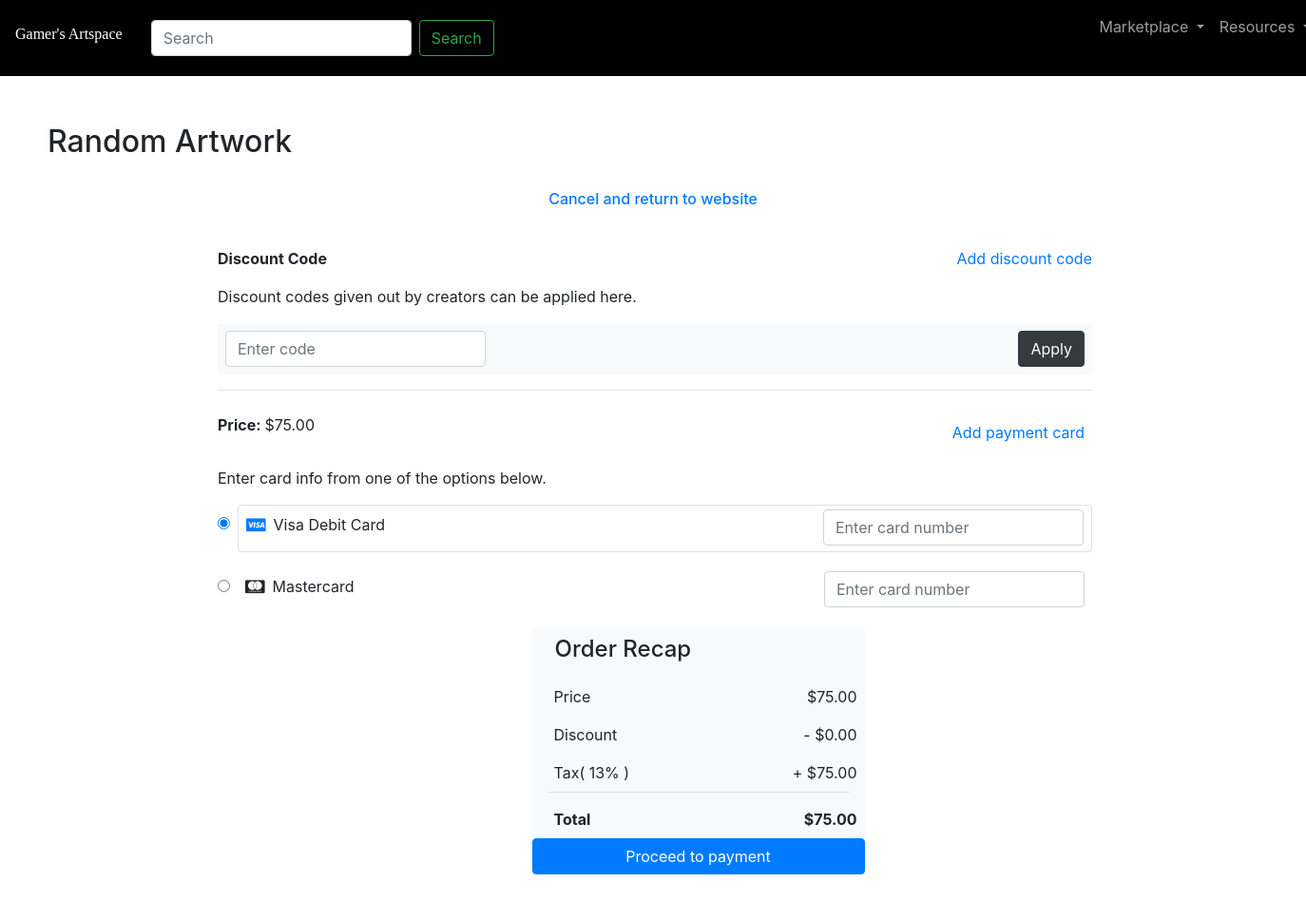
/art/5/, run on the app's committed database.
### Art/models.py (models this page shows, shortened)
class artWork (models.Model):
    title = models.CharField(max_length=100)
    creator = models.ForeignKey(User,on_delete=models.CASCADE)
    description = models.TextField()
    Price = models.DecimalField(max_digits=4,decimal_places=2)
    image = models.ImageField()
    date_posted = models.DateTimeField(default=timezone.now)
    creator_email = models.TextField(default='')

### Art/views.py (the view)
# urls.py: path('art/<int:pk>/', ArtDetailView.as_view(), name='artwork-detail'),
class ArtDetailView(DetailView):
    model = artWork

### Art/templates/Art/artwork_detail.html
{%  extends "Art/base.html" %}
{% load static %}
{% load django_template_maths %}
{% block content %}
    <div class = "section-header">
        <h2 id = "AllArt">{{ object.title }}</h2>
    </div>
    <div class="container rounded bg-white">
    <div class="row d-flex justify-content-center pb-5">
            <div class="py-4 d-flex justify-content-end">
                <h6><a href="{% url 'artwork-home' %}">Cancel and return to website</a></h6>
            </div>
        <div class="col-sm-10 col-md-10 ml-1">
            <div class="d-flex pt-2">
                <div>
                    <p><b>Discount Code</b></p>
                </div>
                <div class="ml-auto">
                    <p class="text-primary">Add discount code</p>
                </div>
            </div>
            <p>Discount codes given out by creators can be applied here.</p>
            <div class="rounded bg-light d-flex">
                <div class="p-2"><input type="email" class="form-control" id="exampleInputEmail1" aria-describedby="emailHelp" placeholder="Enter code"></div>
                <div class="ml-auto p-2">
                    <button type="button" class="btn btn-dark">Apply</button>
                </div>
            </div>
            <hr>
            <div class="pt-2">
                <div class="d-flex">
                    <div>
                        <p><b>Price: </b><span class="green">${{ object.Price }}</span></p>
                    </div>
                    <div class="ml-auto p-2">
                        <p class="text-primary">Add payment card</p>
                    </div>
                </div>
                <p> Enter card info from one of the options below. </p>
                <form class="pb-3">
                    <div class="d-flex flex-row align-content-center">
                        <div class="pt-2 pr-2"><input type="radio" name="radio1" id="r1" checked></div>
                        <div class="rounded border d-flex w-100 px-2">
                            <div class="pt-2">
                                <p><i class="fa fa-cc-visa text-primary pr-2"></i>Visa Debit Card</p>
                            </div>
                            <div class="ml-auto pt-1"><input type="email" class="form-control" id="exampleInputEmail1" aria-describedby="emailHelp" placeholder="Enter card number"></div>
                        </div>
                    </div>
                </form>
                <form class="pb-3">
                    <div class="d-flex flex-row w-100">
                        <div class="pt-2 pr-2"><input type="radio" name="radio2" id="r2"></div>
                        <div class="rounded d-flex w-100 px-2">
                            <div class="pt-2">
                                <p><i class="fa fa-cc-mastercard pr-2"></i>Mastercard</p>
                            </div>
                            <div class="ml-auto pt-1"><input type="email" class="form-control" id="exampleInputEmail1" aria-describedby="emailHelp" placeholder="Enter card number"></div>
                        </div>
                    </div>
                </form>
            </div>
        </div>
        <div class="col-sm-3 col-md-4 offset-md-1 mobile">
            <div class="bg-light rounded d-flex flex-column">
                <div class="p-2 ml-3">
                    <h4>Order Recap</h4>
                </div>
                <div class="p-2 d-flex">
                    <div class="col-8">Price</div>
                    <div class="ml-auto">${{ object.Price|add_decimal:2 }}</div>
                </div>
                <div class="p-2 d-flex">
                    <div class="col-8">Discount</div>
                    <div class="ml-auto">- $0.00</div>
                </div>
                <div class="p-2 d-flex">
                    <div class="col-8">Tax( 13% )</div>
                    <div class="ml-auto">+ ${{ object.Price|mul:0.13|add_decimal:2 }}</div>
                </div>
                <div class="border-top px-4 mx-3"></div>
                <div class="p-2 d-flex pt-3">
                    <div class="col-8"><b>Total</b></div>
                    <div class="ml-auto"><b class="green">${{ object.Price|mul:1.13|add_decimal:2 }}</b></div>
                </div>
            </div>
            <div> <input type="button" value="Proceed to payment" class="btn btn-primary btn-block"> </div>
        </div>
    </div>
</div>
{% endblock content %}

### Art/Static/Art/main.css (style rules this page uses)
.section-header { margin-top:50px; margin-left: 50px; }

### data on the page
artWork: title "Random Artwork", Price "75.00", Price|add_decimal "75.00", Price|mul "75.00"
